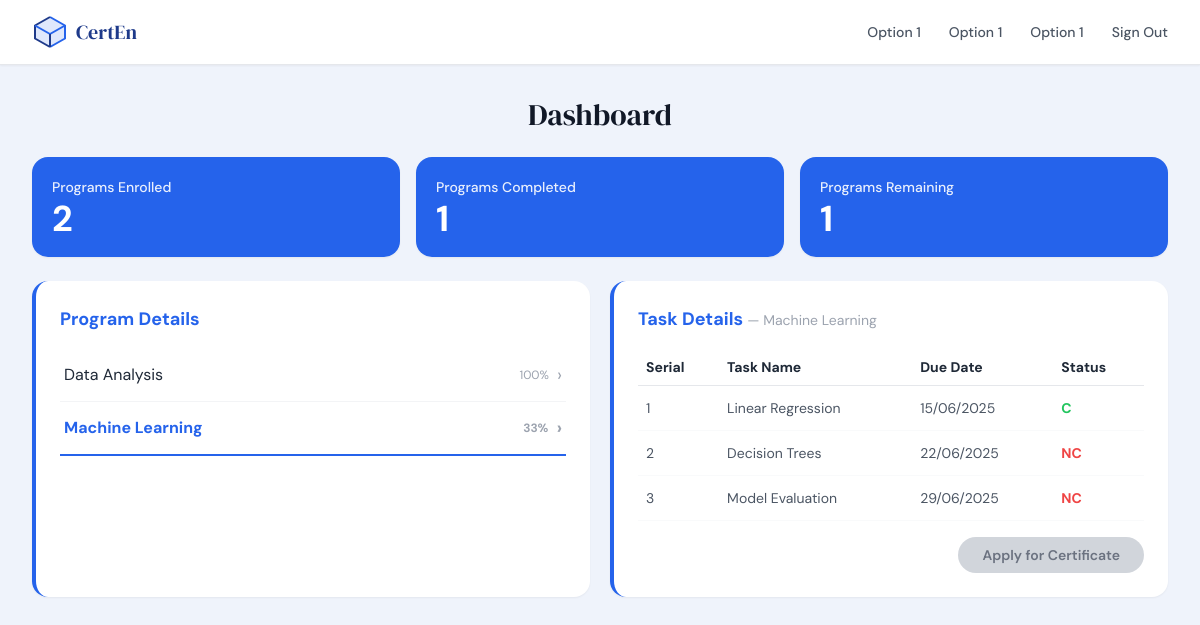
/dashboard?program_id=3 (signed in), run on the app's committed database.
### models.py (models this page shows, shortened)
class Program(db.Model):
    __tablename__ = "programs"
    id          = db.Column(db.Integer, primary_key=True)
    name        = db.Column(db.String(120), nullable=False)
    description = db.Column(db.Text)
    mode        = db.Column(db.String(20))   # Online / Offline / Hybrid
    created_at  = db.Column(db.DateTime, default=lambda: datetime.now(timezone.utc))
    enrollments  = db.relationship("Enrollment",  back_populates="program", cascade="all, delete-orphan")
    tasks        = db.relationship("Task",         back_populates="program", cascade="all, delete-orphan",
                                   order_by="Task.serial")
    certificates = db.relationship("Certificate", back_populates="program", cascade="all, delete-orphan")

class Task(db.Model):
    __tablename__ = "tasks"
    id         = db.Column(db.Integer, primary_key=True)
    program_id = db.Column(db.Integer, db.ForeignKey("programs.id"), nullable=False)
    serial     = db.Column(db.Integer, nullable=False)
    name       = db.Column(db.String(120), nullable=False)
    due_date   = db.Column(db.String(20))   # "DD/MM/YYYY"
    program     = db.relationship("Program",        back_populates="tasks")
    completions = db.relationship("TaskCompletion", back_populates="task", cascade="all, delete-orphan")

class TaskCompletion(db.Model):
    __tablename__ = "task_completions"
    id       = db.Column(db.Integer, primary_key=True)
    user_id  = db.Column(db.Integer, db.ForeignKey("users.id"),  nullable=False)
    task_id  = db.Column(db.Integer, db.ForeignKey("tasks.id"),  nullable=False)
    status   = db.Column(db.String(2), default="NC")   # "C" | "NC"
    updated_at = db.Column(db.DateTime, default=lambda: datetime.now(timezone.utc),
                           onupdate=lambda: datetime.now(timezone.utc))
    user = db.relationship("User", back_populates="task_completions")
    task = db.relationship("Task", back_populates="completions")
    __table_args__ = (db.UniqueConstraint("user_id", "task_id", name="uq_user_task"),)

### app.py (the view)
@app.route("/dashboard")
def user_dashboard():
    user = get_current_user()
    if not user:
        flash("Please sign in first.", "error")
        return redirect(url_for("index"))
    selected_program_id = request.args.get("program_id", type=int)
    enrollments = Enrollment.query.filter_by(user_id=user.id).all()
    enrolled_programs = [
        {"id": e.program.id, "name": e.program.name, "progress": e.progress}
        for e in enrollments
    ]
    if not selected_program_id and enrolled_programs:
        selected_program_id = enrolled_programs[0]["id"]
    selected_program = Program.query.get(selected_program_id) if selected_program_id else None
    task_rows = []
    if selected_program:
        task_rows = get_task_rows(user.id, selected_program.id)
    completed_program_ids = set()
    for e in enrollments:
        if all_tasks_complete(user.id, e.program_id):
            completed_program_ids.add(e.program_id)
    stats = {
        "programs_enrolled":  len(enrollments),
        "programs_completed": len(completed_program_ids),
        "programs_remaining": len(enrollments) - len(completed_program_ids),
    }
    cert = None
    can_apply = False
    if selected_program:
        cert = Certificate.query.filter_by(user_id=user.id,
                                           program_id=selected_program.id).first()
        tasks_done = all_tasks_complete(user.id, selected_program.id)
        already_requested = cert is not None
        can_apply = tasks_done or already_requested   # see logic below
    return render_template(
        "user_dashboard.html",
        user=user,
        stats=stats,
        enrolled_programs=enrolled_programs,
        selected_program=selected_program,
        task_rows=task_rows,
        cert=cert,
        can_apply=can_apply,
    )

### app.py (called while the page is built)
def get_current_user():
    email = session.get("email")
    if not email:
        return None
    return User.query.filter_by(email=email).first()

def all_tasks_complete(user_id: int, program_id: int) -> bool:
    tasks = Task.query.filter_by(program_id=program_id).all()
    if not tasks:
        return False
    for task in tasks:
        tc = TaskCompletion.query.filter_by(user_id=user_id, task_id=task.id).first()
        if not tc or tc.status != "C":
            return False
    return True

def get_task_rows(user_id: int, program_id: int):
    tasks = Task.query.filter_by(program_id=program_id).order_by(Task.serial).all()
    rows = []
    for task in tasks:
        tc = TaskCompletion.query.filter_by(user_id=user_id, task_id=task.id).first()
        rows.append({
            "serial":   task.serial,
            "name":     task.name,
            "due_date": task.due_date,
            "status":   tc.status if tc else "NC",
        })
    return rows

### models.py (called while the page is built)
    @property
    def progress(self):
        total = len(self.program.tasks)
        if total == 0:
            return 0
        completed = TaskCompletion.query.filter_by(
            user_id=self.user_id, status="C"
        ).join(Task).filter(Task.program_id == self.program_id).count()
        return round((completed / total) * 100)

### templates/user_dashboard.html (shortened to what this page needs)
{% extends "base.html" %}
{% block nav_links %}
  <a href="#" class="text-sm font-medium text-gray-600 hover:text-primary hover:underline hover:underline-offset-4 transition-colors">Option 1</a>
  <a href="#" class="text-sm font-medium text-gray-600 hover:text-primary hover:underline hover:underline-offset-4 transition-colors">Option 1</a>
  <a href="#" class="text-sm font-medium text-gray-600 hover:text-primary hover:underline hover:underline-offset-4 transition-colors">Option 1</a>
  <a href="{{ url_for('signout') }}" class="text-sm font-medium text-gray-600 hover:text-primary hover:underline hover:underline-offset-4 transition-colors">Sign Out</a>
{% endblock %}
{% block content %}
<div class="max-w-7xl mx-auto px-4 sm:px-6 lg:px-8 py-8 space-y-6">
  <h2 class="font-serif text-3xl text-center text-gray-900">Dashboard</h2>
  <div class="grid grid-cols-1 sm:grid-cols-3 gap-4">
    {% for label, value in [
        ('Programs Enrolled',  stats.programs_enrolled),
        ('Programs Completed', stats.programs_completed),
        ('Programs Remaining', stats.programs_remaining),
      ] %}
    <div class="bg-primary text-white rounded-2xl p-5 shadow-sm">
      <p class="text-sm font-medium opacity-90 mb-1">{{ label }}</p>
      <p class="text-4xl font-bold leading-none">{{ value }}</p>
    </div>
    {% endfor %}
  </div>
  <div class="grid grid-cols-1 md:grid-cols-2 gap-5">
    <div class="bg-white rounded-2xl shadow-sm border-l-4 border-primary p-6">
      <h3 class="text-lg font-bold text-primary mb-4">Program Details</h3>
      {% if enrolled_programs %}
        <ul class="divide-y divide-gray-100">
          {% for prog in enrolled_programs %}
          <li>
            <a href="{{ url_for('user_dashboard', program_id=prog.id) }}"
               class="flex justify-between items-center py-3 px-1 transition-colors
                 {% if selected_program and selected_program.id == prog.id %}
                   text-primary font-bold border-b-2 border-primary
                 {% else %}
                   text-gray-800 hover:text-primary
                 {% endif %}">
              <span>{{ prog.name }}</span>
              <span class="flex items-center gap-2">
                <span class="text-xs text-gray-400">{{ prog.progress }}%</span>
                <span class="text-gray-400 text-lg">›</span>
              </span>
            </a>
          </li>
          {% endfor %}
        </ul>
      {% else %}
        <p class="text-sm text-gray-400">You are not enrolled in any programs yet.
          <a href="{{ url_for('register') }}" class="text-primary underline">Enroll now</a>
        </p>
      {% endif %}
    </div>
    <div class="bg-white rounded-2xl shadow-sm border-l-4 border-primary p-6">
      <h3 class="text-lg font-bold text-primary mb-4">Task Details
        {% if selected_program %}
          <span class="text-gray-400 font-normal text-sm">— {{ selected_program.name }}</span>
        {% endif %}
      </h3>
      {% if selected_program and task_rows %}
        <div class="overflow-x-auto">
          <table class="w-full text-sm">
            <thead>
              <tr class="border-b border-gray-200">
                <th class="text-left py-2 px-2 font-bold text-gray-800">Serial</th>
                <th class="text-left py-2 px-2 font-bold text-gray-800">Task Name</th>
                <th class="text-left py-2 px-2 font-bold text-gray-800">Due Date</th>
                <th class="text-left py-2 px-2 font-bold text-gray-800">Status</th>
              </tr>
            </thead>
            <tbody>
              {% for row in task_rows %}
              <tr class="border-b border-gray-50">
                <td class="py-3 px-2 text-gray-600">{{ row.serial }}</td>
                <td class="py-3 px-2 text-gray-600">{{ row.name }}</td>
                <td class="py-3 px-2 text-gray-600">{{ row.due_date }}</td>
                <td class="py-3 px-2 status-{{ row.status | lower }}">{{ row.status }}</td>
              </tr>
              {% endfor %}
            </tbody>
          </table>
        </div>
        <div class="flex justify-end mt-4">
          {% if cert and cert.status == 'granted' %}
            <span class="inline-flex items-center gap-2 bg-green-100 text-green-700 font-semibold
                         rounded-full px-5 py-2 text-sm">
              🎉 Certificate Granted
            </span>
          {% else %}
            {% set tasks_done = task_rows | selectattr('status', 'equalto', 'C') | list | length == task_rows | length %}
            <form action="{{ url_for('apply_certificate') }}" method="POST">
              {% if tasks_done %}
                <button type="submit"
                        class="bg-primary text-white font-semibold rounded-full px-6 py-2 text-sm
                               hover:brightness-110 hover:-translate-y-0.5 transition-all">
                  Apply for Certificate
                </button>
              {% else %}
                <button type="button"
                        id="apply-cert-btn"
                        data-form-id="apply-cert-form-{{ selected_program.id }}"
                        class="bg-gray-300 text-gray-500 font-semibold rounded-full px-6 py-2 text-sm
                               cursor-pointer hover:bg-gray-400 transition-colors"
                        title="Not all tasks are complete. Submit anyway to request review by admin.">
                  Apply for Certificate
                </button>
              {% endif %}
            </form>
          {% endif %}
        </div>
      {% elif selected_program %}
        <p class="text-sm text-gray-400">No tasks found for this program.</p>
      {% else %}
        <p class="text-sm text-gray-400">Select a program on the left to view tasks.</p>
      {% endif %}
    </div>
  </div>
</div>
{% endblock %}

### templates/base.html (style rules this page uses)
body { font-family: 'DM Sans', sans-serif; }
.status-c { color: #22C55E; font-weight: 700; }
.status-nc { color: #EF4444; font-weight: 700; }

### data on the page
Program: name "Data Analysis", progress "100"
Program: name "Machine Learning", progress "33"
Task: serial "1", name "Linear Regression", due_date "15/06/2025", status "C"
Task: name "Decision Trees", due_date "22/06/2025"
TaskCompletion: status "NC"
Task: name "Model Evaluation", due_date "29/06/2025"
TaskCompletion: status "NC"

### other printed values
{{ label }} "Programs Enrolled" "Programs Completed" "Programs Remaining"
{{ value }} "2" "1" "1"
{{ row.serial }} "2" "3"
